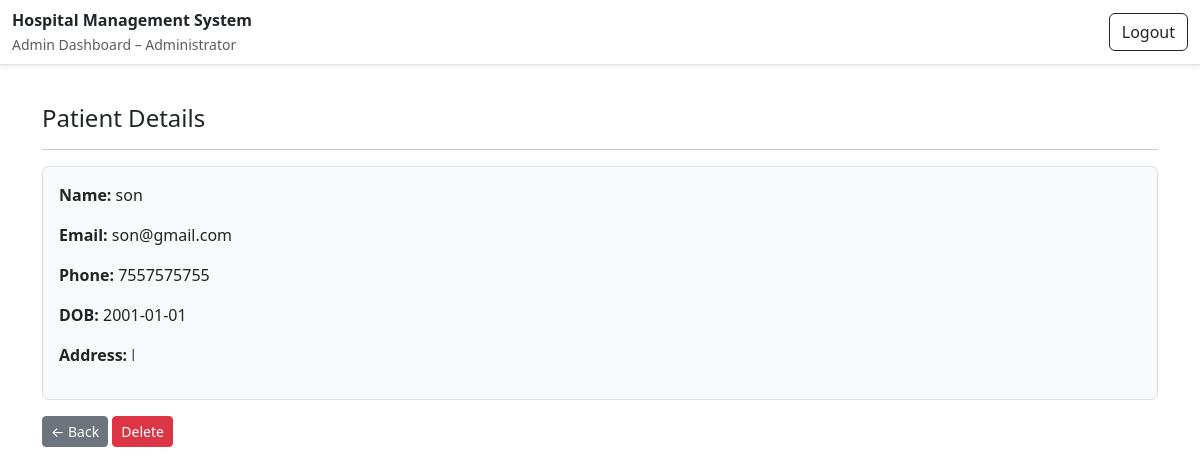
Page /admin/patient/4 (signed in) on the committed database.
### database/model.py (models this page shows)
class Patient(db.Model):
  patient_id = db.Column(db.Integer, primary_key=True)
  full_name = db.Column(db.String(64), nullable = False)
  email = db.Column(db.String(254), nullable=False, unique=True)
  password = db.Column(db.String(256), nullable=False)
  phone_no = db.Column(db.String(15), nullable = False, unique=True)
  dob = db.Column(db.Date, nullable=False)
  address = db.Column(db.Text, nullable=False)
  appointments = db.relationship('Appointment', backref='patient', lazy=True)

### controllers/admin.py (the view)
    @app.route("/admin/patient/<int:patient_id>")
    @admin_required
    def view_patient(patient_id):
        patient = Patient.query.get(patient_id)
        if not patient:
            flash("Patient not found.", "warning")
            return redirect(url_for("admin_role_tab", role="patients"))
        return render_template("admin/patient_detail.html", patient=patient)

### controllers/admin.py (called while the page is built)
def admin_required(view_func):
    @wraps(view_func)
    def wrapper(*args, **kwargs):
        if 'user_id' not in session:
            flash('Please log in first.')
            return redirect(url_for('login'))
        if session.get('role') != 'admin':
            flash('Access denied: Admins only.')
            return redirect(url_for('login'))
        return view_func(*args, **kwargs)
    return wrapper

### templates/admin/patient_detail.html (shortened to what this page needs)
{% extends "admin/admin_base.html" %}
{% block content %}
<div class="container mt-4">
  <h4>Patient Details</h4>
  <hr>
  {% if patient %}
    <div class="border rounded p-3 mb-3 bg-light">
      <p><strong>Name:</strong> {{ patient.full_name }}</p>
      <p><strong>Email:</strong> {{ patient.email }}</p>
      <p><strong>Phone:</strong> {{ patient.phone_no }}</p>
      {% if patient.dob %}
        <p><strong>DOB:</strong> {{ patient.dob }}</p>
      {% endif %}
      <p>
        <strong>Address:</strong>
        <span class="text-muted">{{ patient.address }}</span>
      </p>
    </div>
    <div class="mt-3">
      <a href="{{ url_for('admin_role_tab', role='patients') }}" class="btn btn-secondary btn-sm">← Back</a>
      <form method="post" action="{{ url_for('delete_patient', patient_id=patient.patient_id) }}"
            style="display:inline;" onsubmit="return confirm('Delete this patient?');">
        <button type="submit" class="btn btn-danger btn-sm">Delete</button>
      </form>
    </div>
  {% else %}
    <div class="alert alert-warning">Patient not found.</div>
  {% endif %}
</div>
{% endblock %}

### templates/admin/admin_base.html (style rules this page uses)
body { padding-top: 64px; }

### rows in the picture
Patient: full_name "son", email "son@gmail.com", phone_no "7557575755", dob "2001-01-01", address "l"
